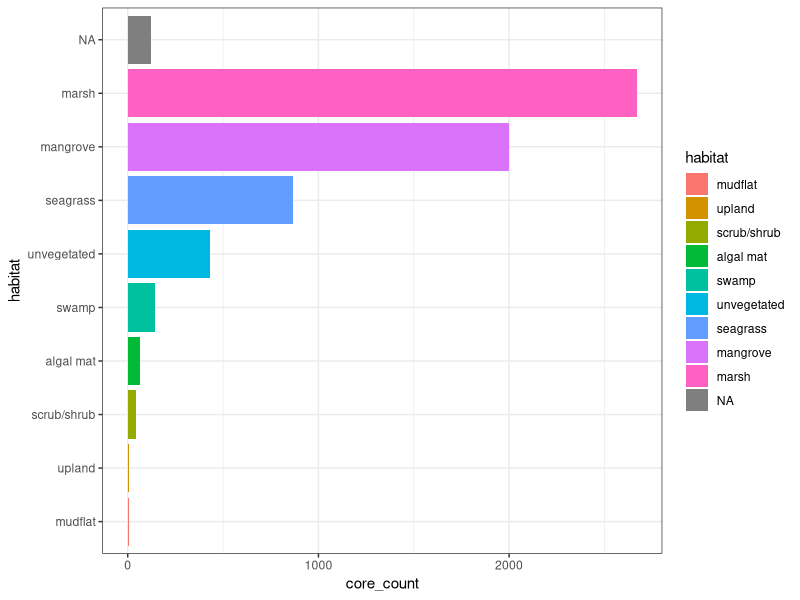

Reproduce this figure in R.
## CCRCN Data Library
## Jaxine Wolfe, wolfejax@si.edu

# Generate database stats

library(tidyverse)

synth_cores <- read_csv("data/CCRCN_synthesis/derivative/CCRCN_cores.csv", guess_max = 7000)

country_smry <- synth_cores %>% 
  count(country, name = "core_count") %>% 
  arrange(core_count)

# cores per habitat type
cores_per_hab <- synth_cores %>%
  # drop_na(habitat) %>% 
  count(habitat, name = "core_count") %>% 
  arrange(core_count)

cores_per_hab %>% 
  # NA doesnt get picked up, needs reassignment or to be left out
  mutate(habitat = fct_reorder(habitat, core_count)) %>% 
ggplot(aes(x = habitat, y = core_count, fill = habitat)) +
  geom_col() +
  coord_flip() +
  theme_bw()
